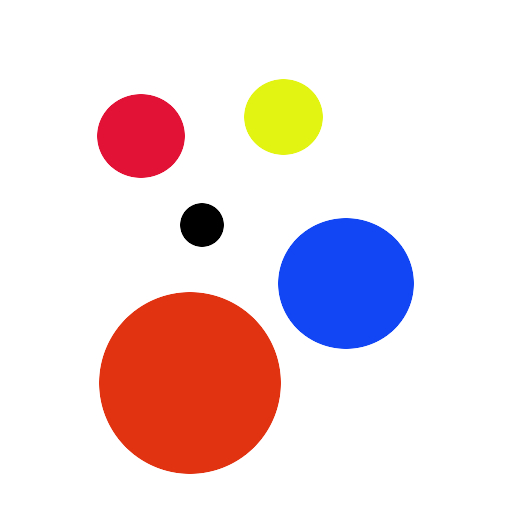
#> input picture Computer Science/Hardik Ahuja/Task 3/OPENCV3/circle.jpg, 512 x 512 px, found by its file name
$ python new_video.py   (Python 2 division)
#> lines starting #> are read from the running program, lines starting #| are printed output that depends on the picture; after the words box and inside, x2 and y2 are one past the last pixel; in counts of white or black regions, pixels touching at a corner belong together
import cv2
import numpy as np

img2 = cv2.imread('/home/someone/Desktop/OPENCV/circle.jpg')
#> img2 is the input picture: shape (512, 512, 3); mean B, G, R 220.8, 218.1, 236.8

newx,newy = img2.shape[1]/3,img2.shape[0]/3
#> newx = 170; newy = 170
img2 = cv2.resize(img2,(newx,newy))
#> img2: shape (170, 170, 3)
rows,cols,channels = img2.shape
#> rows = 170; cols = 170; channels = 3

img2gray = cv2.cvtColor(img2,cv2.COLOR_BGR2GRAY)
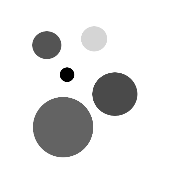
#> img2gray: shape (170, 170); min 0, max 255, mean 224
ret, mask = cv2.threshold(img2gray, 230, 255, cv2.THRESH_BINARY)
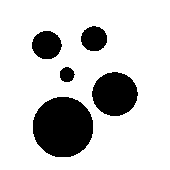
#> mask: shape (170, 170); 80% white; 5 black regions, box (x1, y1, x2, y2) and area: (33, 97, 93, 157) 2882, (92, 72, 138, 116) 1560, (32, 31, 62, 59) 655, (81, 26, 107, 51) 511, (60, 67, 75, 82) 173
#mask_inv = cv2.bitwise_not(mask)
cv2.imshow('a',mask)

cap = cv2.VideoCapture(0)
fourcc = cv2.VideoWriter_fourcc(*'XVID') # Codec
out = cv2.VideoWriter('output.avi',fourcc,20.0,(640,480))

while True:
	ret, img1 = cap.read()
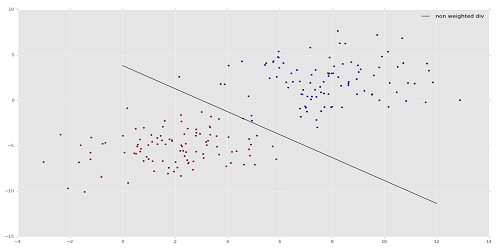
#> input picture Computer Science/Hardik Ahuja/Task 3/OPENCV3/mainsvmimage.png, 500 x 250 px, given in place of the camera
#> img1 is the input picture: shape (250, 500, 3); mean B, G, R 231.8, 231.6, 231.8
	img1 = cv2.flip(img1,2) # Flip

	roi = img1[0:rows, 0:cols ]
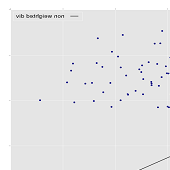
#> roi: shape (170, 170, 3); mean B, G, R 231.3, 230.9, 230.9
	img1_bg = cv2.bitwise_or(roi,roi,mask = mask)
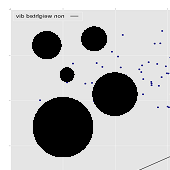
#> img1_bg: shape (170, 170, 3); mean B, G, R 185.6, 185.3, 185.3

	cv2.imshow('aa',img1_bg)

	img2_fg = cv2.bitwise_and(img2,roi)
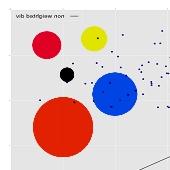
#> img2_fg: shape (170, 170, 3); mean B, G, R 199.1, 196.7, 217

	cv2.imshow('aaa',img2_fg)

	out.write(img1)
	#dst = cv2.add(img1_bg,img2)

	dst = img1_bg+img2

	cv2.imshow('b',dst)

	img1[0:rows, 0:cols ] = dst
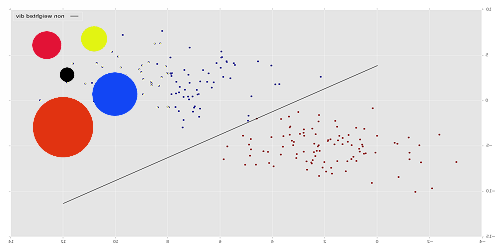
#> img1: shape (250, 500, 3); mean B, G, R 225, 224.2, 228.8

	cv2.imshow('3',img1)

	if cv2.waitKey(1) & 0xFF == ord('a'):
#> (key Esc is pressed here)
		break
cap.release();
out.release();
cv2.destroyAllWindows()
